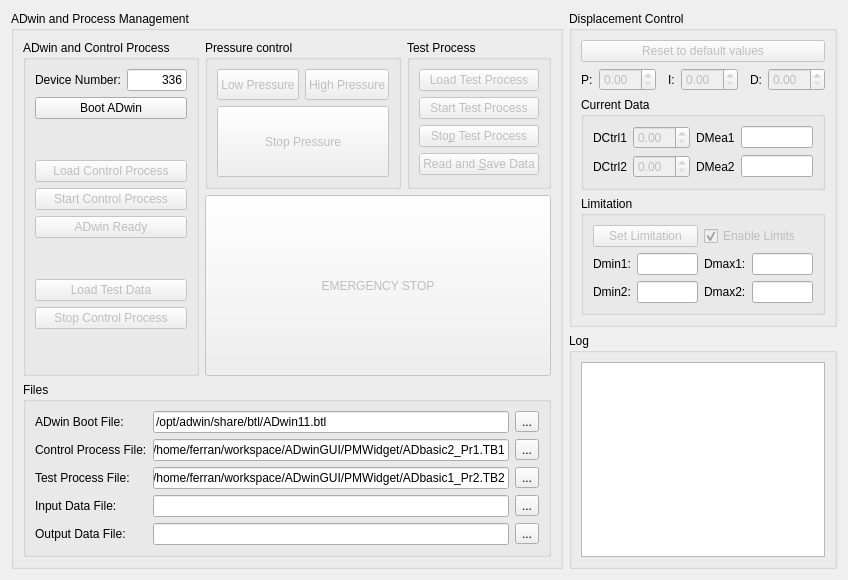
<?xml version="1.0" encoding="UTF-8"?>
<ui version="4.0">
 <class>PMWidget</class>
 <widget class="QWidget" name="PMWidget">
  <property name="geometry">
   <rect>
    <x>0</x>
    <y>0</y>
    <width>848</width>
    <height>536</height>
   </rect>
  </property>
  <property name="windowTitle">
   <string>Process and Pressure Management</string>
  </property>
  <layout class="QGridLayout" name="gridLayout_5">
   <item row="0" column="0" rowspan="2">
    <widget class="QGroupBox" name="groupBox_5">
     <property name="title">
      <string>ADwin and Process Management</string>
     </property>
     <layout class="QGridLayout" name="gridLayout_8">
      <item row="0" column="0">
       <widget class="QGroupBox" name="groupBox">
        <property name="title">
         <string>ADwin and Control Process</string>
        </property>
        <layout class="QVBoxLayout" name="verticalLayout">
         <item>
          <layout class="QHBoxLayout" name="horizontalLayout_3">
           <item>
            <widget class="QLabel" name="label_18">
             <property name="text">
              <string>Device Number:</string>
             </property>
            </widget>
           </item>
           <item>
            <widget class="QLineEdit" name="DeviceNum_LineEdit">
             <property name="text">
              <string>336</string>
             </property>
             <property name="alignment">
              <set>Qt::AlignRight|Qt::AlignTrailing|Qt::AlignVCenter</set>
             </property>
            </widget>
           </item>
          </layout>
         </item>
         <item>
          <widget class="QPushButton" name="BootButton">
           <property name="text">
            <string>Boot ADwin</string>
           </property>
           <property name="checkable">
            <bool>false</bool>
           </property>
          </widget>
         </item>
         <item>
          <spacer name="verticalSpacer">
           <property name="orientation">
            <enum>Qt::Vertical</enum>
           </property>
           <property name="sizeHint" stdset="0">
            <size>
             <width>20</width>
             <height>18</height>
            </size>
           </property>
          </spacer>
         </item>
         <item>
          <widget class="QPushButton" name="LoadCtrlPButton">
           <property name="enabled">
            <bool>false</bool>
           </property>
           <property name="text">
            <string>Load Control Process</string>
           </property>
          </widget>
         </item>
         <item>
          <widget class="QPushButton" name="StartCntrlPButton">
           <property name="enabled">
            <bool>false</bool>
           </property>
           <property name="text">
            <string>Start Control Process</string>
           </property>
          </widget>
         </item>
         <item>
          <widget class="QPushButton" name="ADwinReadyButton">
           <property name="enabled">
            <bool>false</bool>
           </property>
           <property name="text">
            <string>ADwin Ready</string>
           </property>
          </widget>
         </item>
         <item>
          <spacer name="verticalSpacer_2">
           <property name="orientation">
            <enum>Qt::Vertical</enum>
           </property>
           <property name="sizeHint" stdset="0">
            <size>
             <width>20</width>
             <height>18</height>
            </size>
           </property>
          </spacer>
         </item>
         <item>
          <widget class="QPushButton" name="LoadTDataButton">
           <property name="enabled">
            <bool>false</bool>
           </property>
           <property name="text">
            <string>Load Test Data</string>
           </property>
          </widget>
         </item>
         <item>
          <widget class="QPushButton" name="StopCntrlPButton">
           <property name="enabled">
            <bool>false</bool>
           </property>
           <property name="text">
            <string>Stop Control Process</string>
           </property>
          </widget>
         </item>
         <item>
          <spacer name="verticalSpacer_3">
           <property name="orientation">
            <enum>Qt::Vertical</enum>
           </property>
           <property name="sizeHint" stdset="0">
            <size>
             <width>20</width>
             <height>18</height>
            </size>
           </property>
          </spacer>
         </item>
        </layout>
       </widget>
      </item>
      <item row="0" column="1">
       <layout class="QGridLayout" name="gridLayout_3">
        <item row="0" column="0">
         <widget class="QGroupBox" name="groupBox_2">
          <property name="title">
           <string>Pressure control</string>
          </property>
          <layout class="QGridLayout" name="gridLayout">
           <item row="0" column="0">
            <widget class="QPushButton" name="LowPressureButton">
             <property name="enabled">
              <bool>false</bool>
             </property>
             <property name="minimumSize">
              <size>
               <width>0</width>
               <height>31</height>
              </size>
             </property>
             <property name="text">
              <string>Low Pressure</string>
             </property>
             <property name="checkable">
              <bool>true</bool>
             </property>
            </widget>
           </item>
           <item row="0" column="1">
            <widget class="QPushButton" name="HighPressureButton">
             <property name="enabled">
              <bool>false</bool>
             </property>
             <property name="minimumSize">
              <size>
               <width>0</width>
               <height>31</height>
              </size>
             </property>
             <property name="text">
              <string>High Pressure</string>
             </property>
             <property name="checkable">
              <bool>true</bool>
             </property>
            </widget>
           </item>
           <item row="1" column="0" colspan="2">
            <widget class="QPushButton" name="StopPressureButton">
             <property name="enabled">
              <bool>false</bool>
             </property>
             <property name="minimumSize">
              <size>
               <width>0</width>
               <height>71</height>
              </size>
             </property>
             <property name="text">
              <string>Stop Pressure</string>
             </property>
            </widget>
           </item>
          </layout>
         </widget>
        </item>
        <item row="0" column="1">
         <widget class="QGroupBox" name="groupBox_3">
          <property name="title">
           <string>Test Process</string>
          </property>
          <layout class="QVBoxLayout" name="verticalLayout_3">
           <item>
            <widget class="QPushButton" name="LoadTestPButton">
             <property name="enabled">
              <bool>false</bool>
             </property>
             <property name="text">
              <string>Load Test Process</string>
             </property>
            </widget>
           </item>
           <item>
            <widget class="QPushButton" name="StartTestButton">
             <property name="enabled">
              <bool>false</bool>
             </property>
             <property name="text">
              <string>Start Test Process</string>
             </property>
            </widget>
           </item>
           <item>
            <widget class="QPushButton" name="StopTestButton">
             <property name="enabled">
              <bool>false</bool>
             </property>
             <property name="text">
              <string>Sto&amp;p Test Process</string>
             </property>
            </widget>
           </item>
           <item>
            <widget class="QPushButton" name="ReadDataButton">
             <property name="enabled">
              <bool>false</bool>
             </property>
             <property name="text">
              <string>Read and &amp;Save Data</string>
             </property>
            </widget>
           </item>
          </layout>
         </widget>
        </item>
        <item row="1" column="0" colspan="2">
         <widget class="QPushButton" name="EmergencyButton">
          <property name="enabled">
           <bool>false</bool>
          </property>
          <property name="minimumSize">
           <size>
            <width>0</width>
            <height>181</height>
           </size>
          </property>
          <property name="text">
           <string>EMERGENCY STOP</string>
          </property>
         </widget>
        </item>
       </layout>
      </item>
      <item row="1" column="0" colspan="2">
       <widget class="QGroupBox" name="groupBox_4">
        <property name="title">
         <string>Files</string>
        </property>
        <layout class="QGridLayout" name="gridLayout_2">
         <item row="1" column="1">
          <widget class="QLineEdit" name="PFile_LineEdit">
           <property name="text">
            <string>/home/ferran/workspace/ADwinGUI/PMWidget/ADbasic2_Pr1.TB1</string>
           </property>
          </widget>
         </item>
         <item row="1" column="2">
          <widget class="QToolButton" name="PFiletoolButton">
           <property name="text">
            <string>...</string>
           </property>
          </widget>
         </item>
         <item row="2" column="0">
          <widget class="QLabel" name="label_2">
           <property name="text">
            <string>Test Process File:</string>
           </property>
          </widget>
         </item>
         <item row="2" column="1">
          <widget class="QLineEdit" name="TFile_LineEdit">
           <property name="text">
            <string>/home/ferran/workspace/ADwinGUI/PMWidget/ADbasic1_Pr2.TB2</string>
           </property>
          </widget>
         </item>
         <item row="2" column="2">
          <widget class="QToolButton" name="TFiletoolButton">
           <property name="text">
            <string>...</string>
           </property>
          </widget>
         </item>
         <item row="3" column="0">
          <widget class="QLabel" name="label_3">
           <property name="text">
            <string>Input Data File:</string>
           </property>
          </widget>
         </item>
         <item row="3" column="1">
          <widget class="QLineEdit" name="IFile_LineEdit"/>
         </item>
         <item row="3" column="2">
          <widget class="QToolButton" name="IFiletoolButton">
           <property name="text">
            <string>...</string>
           </property>
          </widget>
         </item>
         <item row="4" column="0">
          <widget class="QLabel" name="label_4">
           <property name="text">
            <string>Output Data File:</string>
           </property>
          </widget>
         </item>
         <item row="4" column="1">
          <widget class="QLineEdit" name="OFile_LineEdit"/>
         </item>
         <item row="4" column="2">
          <widget class="QToolButton" name="OFiletoolButton">
           <property name="text">
            <string>...</string>
           </property>
          </widget>
         </item>
         <item row="1" column="0">
          <widget class="QLabel" name="label">
           <property name="text">
            <string>Control Process File:</string>
           </property>
          </widget>
         </item>
         <item row="0" column="0">
          <widget class="QLabel" name="label_19">
           <property name="text">
            <string>ADwin Boot File:</string>
           </property>
          </widget>
         </item>
         <item row="0" column="1">
          <widget class="QLineEdit" name="BootFile_LineEdit">
           <property name="text">
            <string>/opt/adwin/share/btl/ADwin11.btl</string>
           </property>
          </widget>
         </item>
         <item row="0" column="2">
          <widget class="QToolButton" name="BFiletoolButton">
           <property name="text">
            <string>...</string>
           </property>
          </widget>
         </item>
        </layout>
       </widget>
      </item>
     </layout>
    </widget>
   </item>
   <item row="0" column="1">
    <widget class="QGroupBox" name="groupBox_6">
     <property name="title">
      <string>Displacement Control</string>
     </property>
     <layout class="QVBoxLayout" name="verticalLayout_2">
      <item>
       <widget class="QPushButton" name="DefValPButton">
        <property name="enabled">
         <bool>false</bool>
        </property>
        <property name="text">
         <string>Reset to default values</string>
        </property>
       </widget>
      </item>
      <item>
       <layout class="QHBoxLayout" name="horizontalLayout_2">
        <item>
         <widget class="QLabel" name="label_9">
          <property name="text">
           <string>P:</string>
          </property>
         </widget>
        </item>
        <item>
         <widget class="QDoubleSpinBox" name="P_DSpinBox">
          <property name="enabled">
           <bool>false</bool>
          </property>
         </widget>
        </item>
        <item>
         <spacer name="horizontalSpacer">
          <property name="orientation">
           <enum>Qt::Horizontal</enum>
          </property>
          <property name="sizeHint" stdset="0">
           <size>
            <width>40</width>
            <height>20</height>
           </size>
          </property>
         </spacer>
        </item>
        <item>
         <widget class="QLabel" name="label_10">
          <property name="text">
           <string>I:</string>
          </property>
         </widget>
        </item>
        <item>
         <widget class="QDoubleSpinBox" name="I_DSpinBox">
          <property name="enabled">
           <bool>false</bool>
          </property>
         </widget>
        </item>
        <item>
         <spacer name="horizontalSpacer_2">
          <property name="orientation">
           <enum>Qt::Horizontal</enum>
          </property>
          <property name="sizeHint" stdset="0">
           <size>
            <width>40</width>
            <height>20</height>
           </size>
          </property>
         </spacer>
        </item>
        <item>
         <widget class="QLabel" name="label_11">
          <property name="text">
           <string>D:</string>
          </property>
         </widget>
        </item>
        <item>
         <widget class="QDoubleSpinBox" name="D_DSpinBox">
          <property name="enabled">
           <bool>false</bool>
          </property>
         </widget>
        </item>
       </layout>
      </item>
      <item>
       <widget class="QGroupBox" name="groupBox_8">
        <property name="title">
         <string>Current Data</string>
        </property>
        <layout class="QGridLayout" name="gridLayout_4">
         <item row="0" column="0">
          <widget class="QLabel" name="label_5">
           <property name="text">
            <string>DCtrl1</string>
           </property>
          </widget>
         </item>
         <item row="0" column="1">
          <widget class="QDoubleSpinBox" name="DCtrl1_DSpinBox">
           <property name="enabled">
            <bool>false</bool>
           </property>
          </widget>
         </item>
         <item row="0" column="2">
          <widget class="QLabel" name="label_7">
           <property name="text">
            <string>DMea1</string>
           </property>
          </widget>
         </item>
         <item row="0" column="3">
          <widget class="QLineEdit" name="DMeas1_lineEdit">
           <property name="readOnly">
            <bool>true</bool>
           </property>
          </widget>
         </item>
         <item row="1" column="0">
          <widget class="QLabel" name="label_6">
           <property name="text">
            <string>DCtrl2</string>
           </property>
          </widget>
         </item>
         <item row="1" column="2">
          <widget class="QLabel" name="label_8">
           <property name="text">
            <string>DMea2</string>
           </property>
          </widget>
         </item>
         <item row="1" column="3">
          <widget class="QLineEdit" name="DMeas2_lineEdit">
           <property name="readOnly">
            <bool>true</bool>
           </property>
          </widget>
         </item>
         <item row="1" column="1">
          <widget class="QDoubleSpinBox" name="DCtrl2_DSpinBox">
           <property name="enabled">
            <bool>false</bool>
           </property>
          </widget>
         </item>
        </layout>
       </widget>
      </item>
      <item>
       <widget class="QGroupBox" name="groupBox_9">
        <property name="title">
         <string>Limitation</string>
        </property>
        <layout class="QGridLayout" name="gridLayout_7">
         <item row="0" column="0" colspan="2">
          <widget class="QPushButton" name="SetLimPButton">
           <property name="enabled">
            <bool>false</bool>
           </property>
           <property name="text">
            <string>Set Limitation</string>
           </property>
          </widget>
         </item>
         <item row="0" column="2" colspan="2">
          <widget class="QCheckBox" name="EnabLimCheckBox">
           <property name="enabled">
            <bool>false</bool>
           </property>
           <property name="text">
            <string>Enable Limits</string>
           </property>
           <property name="checked">
            <bool>true</bool>
           </property>
          </widget>
         </item>
         <item row="1" column="0">
          <widget class="QLabel" name="label_14">
           <property name="text">
            <string>Dmin1:</string>
           </property>
          </widget>
         </item>
         <item row="1" column="1">
          <widget class="QLineEdit" name="DMin1_lineEdit"/>
         </item>
         <item row="1" column="2">
          <widget class="QLabel" name="label_17">
           <property name="text">
            <string>Dmax1:</string>
           </property>
          </widget>
         </item>
         <item row="1" column="3">
          <widget class="QLineEdit" name="DMax1_lineEdit"/>
         </item>
         <item row="2" column="0">
          <widget class="QLabel" name="label_15">
           <property name="text">
            <string>Dmin2:</string>
           </property>
          </widget>
         </item>
         <item row="2" column="1">
          <widget class="QLineEdit" name="DMin2_lineEdit"/>
         </item>
         <item row="2" column="2">
          <widget class="QLabel" name="label_16">
           <property name="text">
            <string>Dmax2:</string>
           </property>
          </widget>
         </item>
         <item row="2" column="3">
          <widget class="QLineEdit" name="DMax2_lineEdit"/>
         </item>
        </layout>
       </widget>
      </item>
     </layout>
     <zorder>groupBox_8</zorder>
     <zorder>groupBox_9</zorder>
     <zorder>groupBox_7</zorder>
    </widget>
   </item>
   <item row="1" column="1">
    <widget class="QGroupBox" name="groupBox_7">
     <property name="title">
      <string>Log</string>
     </property>
     <layout class="QGridLayout" name="gridLayout_6">
      <item row="0" column="0">
       <widget class="QTextBrowser" name="LogBrowser"/>
      </item>
     </layout>
    </widget>
   </item>
  </layout>
 </widget>
 <resources/>
 <connections/>
</ui>
